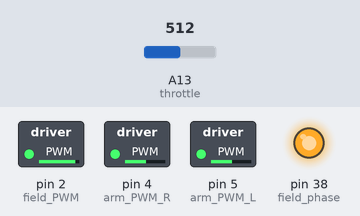
Bench run of a sketch on a simulated Arduino Mega 2560, built with avr-gcc and run on an emulated ATmega2560. On the bench: switched loads named in the sketch (green lamp = pin HIGH), output pins drawn as LEDs (lit = HIGH). The test bench sets the inputs (shaded band); at power-on: A13 (throttle) = 512.

Above: at 2.2 s.
2.3 s: A13 (throttle) set to 716
At 3.5 s:
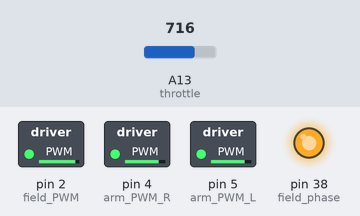
3.8 s: A13 (throttle) set to 900
At 4.8 s:
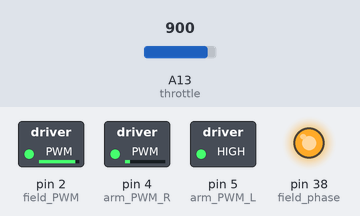
5.3 s: A13 (throttle) set to 1023
At 6.0 s:
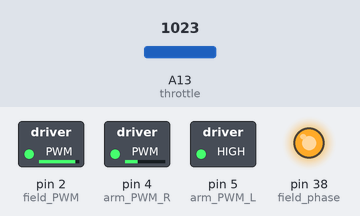
6.8 s: A13 (throttle) set to 306
At 7.1 s:
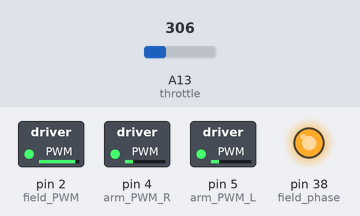
8.3 s: A13 (throttle) set to 0
At 9.4 s:
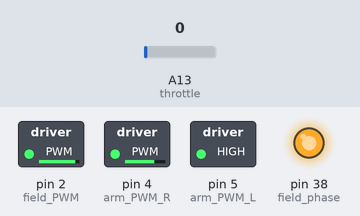
9.8 s: A13 (throttle) set to 511
At 10.6 s:
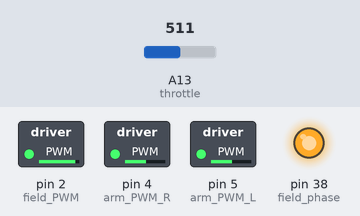
Timing chart, 0 to 12.3 s (numbered marks = the images above; inputs shaded):
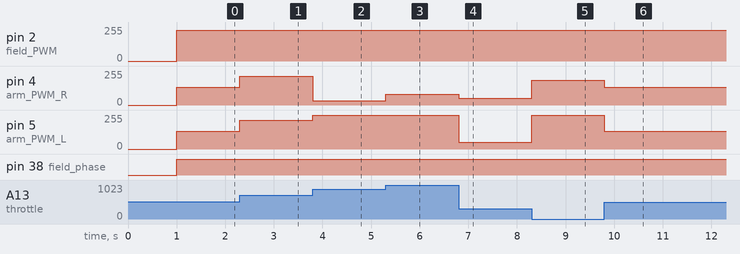

Measured:
- after the input at 2.3 s, pin 4 (arm_PWM_R), pin 5 (arm_PWM_L): 132/255 → 214/255 at once
- after the input at 3.8 s, pin 4 (arm_PWM_R): 214/255 → 31/255 at once; pin 5 (arm_PWM_L): 214/255 → 255/255 at once
- after the input at 5.3 s, pin 4 (arm_PWM_R): 31/255 → 80/255 at once
- after the input at 6.8 s, pin 4 (arm_PWM_R): 80/255 → 50/255 at once; pin 5 (arm_PWM_L): 255/255 → 50/255 at once
- after the input at 8.3 s, pin 4 (arm_PWM_R): 50/255 → 185/255 at once; pin 5 (arm_PWM_L): 50/255 → 255/255 at once
- after the input at 9.8 s, pin 4 (arm_PWM_R): 185/255 → 132/255 at once; pin 5 (arm_PWM_L): 255/255 → 132/255 at once

The sketch:

MotorHardwareTest.ino
```cpp
/*
 * Test script for moonbuggy motor control
 *
 * *******FOR TESTING PURPOSES ONLY - NO OVER CURRENT PROTECTION - DO NOT RUN MOTORS WITH MECHANICAL LOAD*******
 */

const int throttle = A13;
const int field_PWM = 2;
const int field_phase = 38;
const int arm_PWM_L = 5;
const int arm_PWM_R = 4;

int sensorValue = 0;
int throttleValue = 0;


void setup() {
  pinMode(field_phase, OUTPUT); //phase pin
  pinMode(field_PWM, OUTPUT); //field PWM
  pinMode(arm_PWM_L, OUTPUT); //armature PWM left
  pinMode(arm_PWM_R, OUTPUT); //armature PWM right
  delay(1000);
}

void loop() {
  digitalWrite(field_phase, HIGH); //set PHASE pin HIGH FOR FWD LOW FOR REV
  analogWrite(field_PWM, 230); //set field voltage

  sensorValue = analogRead(throttle); //input of raw throttle value
  throttleValue = map(sensorValue, 180, 818, 0, 255); //map min/max of throttle to 8bit integer
  analogWrite(arm_PWM_L, throttleValue); //apply armature voltage
  analogWrite(arm_PWM_R, throttleValue); //apply armature voltage


}
```
